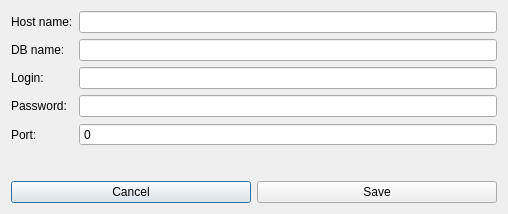
<?xml version="1.0" encoding="UTF-8"?>
<ui version="4.0">
 <class>ConnectionDialog</class>
 <widget class="QDialog" name="ConnectionDialog">
  <property name="geometry">
   <rect>
    <x>0</x>
    <y>0</y>
    <width>508</width>
    <height>214</height>
   </rect>
  </property>
  <property name="windowTitle">
   <string>ConnectionSettings</string>
  </property>
  <property name="modal">
   <bool>true</bool>
  </property>
  <layout class="QVBoxLayout" name="verticalLayout_2">
   <item>
    <layout class="QVBoxLayout" name="verticalLayout">
     <item>
      <layout class="QFormLayout" name="formLayout">
       <item row="0" column="0">
        <widget class="QLabel" name="label">
         <property name="text">
          <string>Host name:</string>
         </property>
        </widget>
       </item>
       <item row="0" column="1">
        <widget class="QLineEdit" name="host_input"/>
       </item>
       <item row="1" column="0">
        <widget class="QLabel" name="label_2">
         <property name="text">
          <string>DB name:</string>
         </property>
        </widget>
       </item>
       <item row="1" column="1">
        <widget class="QLineEdit" name="dbname_input"/>
       </item>
       <item row="2" column="0">
        <widget class="QLabel" name="label_3">
         <property name="text">
          <string>Login:</string>
         </property>
        </widget>
       </item>
       <item row="2" column="1">
        <widget class="QLineEdit" name="login_input"/>
       </item>
       <item row="3" column="0">
        <widget class="QLabel" name="label_4">
         <property name="text">
          <string>Password:</string>
         </property>
        </widget>
       </item>
       <item row="3" column="1">
        <widget class="QLineEdit" name="password_input"/>
       </item>
       <item row="4" column="0">
        <widget class="QLabel" name="label_5">
         <property name="text">
          <string>Port:</string>
         </property>
        </widget>
       </item>
       <item row="4" column="1">
        <widget class="QSpinBox" name="port_spin">
         <property name="frame">
          <bool>true</bool>
         </property>
         <property name="buttonSymbols">
          <enum>QAbstractSpinBox::NoButtons</enum>
         </property>
         <property name="keyboardTracking">
          <bool>true</bool>
         </property>
         <property name="maximum">
          <number>99999</number>
         </property>
        </widget>
       </item>
      </layout>
     </item>
     <item>
      <layout class="QHBoxLayout" name="horizontalLayout">
       <item>
        <widget class="QPushButton" name="pushButton_2">
         <property name="text">
          <string>Cancel</string>
         </property>
        </widget>
       </item>
       <item>
        <widget class="QPushButton" name="pushButton">
         <property name="text">
          <string>Save</string>
         </property>
        </widget>
       </item>
      </layout>
     </item>
    </layout>
   </item>
  </layout>
 </widget>
 <resources/>
 <connections>
  <connection>
   <sender>pushButton_2</sender>
   <signal>clicked()</signal>
   <receiver>ConnectionDialog</receiver>
   <slot>reject()</slot>
   <hints>
    <hint type="sourcelabel">
     <x>103</x>
     <y>179</y>
    </hint>
    <hint type="destinationlabel">
     <x>5</x>
     <y>180</y>
    </hint>
   </hints>
  </connection>
  <connection>
   <sender>pushButton</sender>
   <signal>clicked()</signal>
   <receiver>ConnectionDialog</receiver>
   <slot>accept()</slot>
   <hints>
    <hint type="sourcelabel">
     <x>268</x>
     <y>180</y>
    </hint>
    <hint type="destinationlabel">
     <x>435</x>
     <y>163</y>
    </hint>
   </hints>
  </connection>
 </connections>
</ui>
